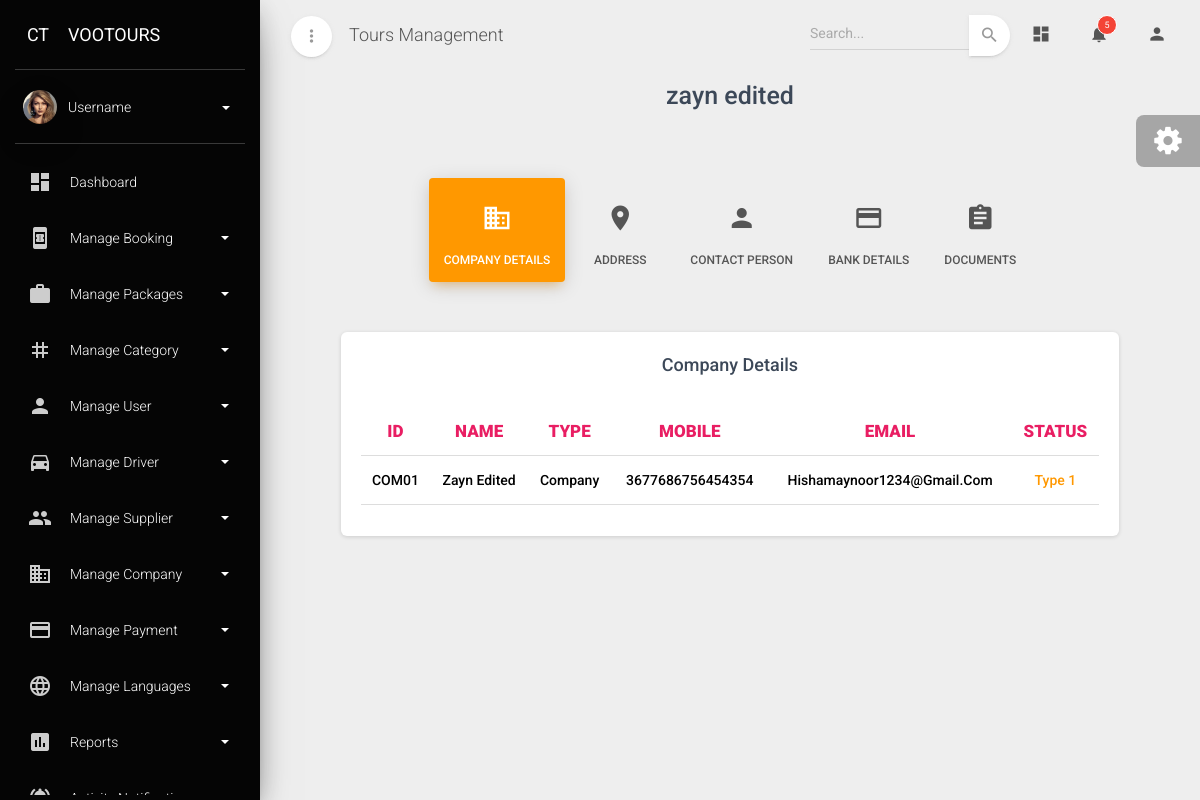
/companydetailsview/COM01/, run on an earlier commit of the app's database.
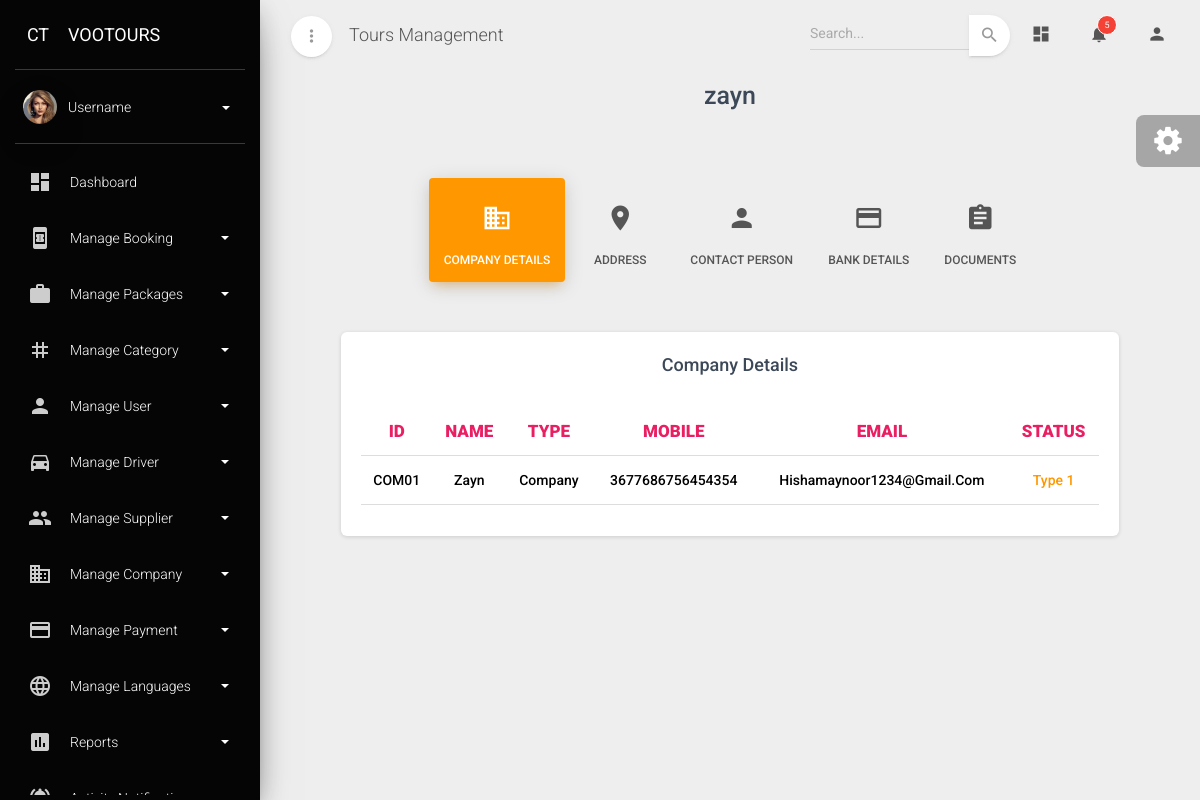
And on a later commit of the database.
### admin_dashboard/models.py (models this page shows, shortened)
class Company(models.Model):
    company_id=models.CharField(max_length=10,primary_key=True,editable=False)
    name=models.CharField(max_length=100)
    company_type=models.ForeignKey(Company_type,on_delete=models.CASCADE)
    tl_number=models.PositiveIntegerField()
    vat_number=models.PositiveIntegerField()
    address1=models.CharField(max_length=100)
    city1=models.CharField(max_length=100)
    state1=models.CharField(max_length=100)
    country1=models.CharField(max_length=100)
    pincode1=models.PositiveIntegerField()
    phone1=models.PositiveIntegerField()
    address2=models.CharField(max_length=100,blank=True,null=True)
    city2=models.CharField(max_length=100,blank=True,null=True)
    state2=models.CharField(max_length=100,blank=True,null=True)
    country2=models.CharField(max_length=100,blank=True,null=True)
    pincode2=models.PositiveIntegerField(blank=True,null=True)
    phone2=models.PositiveIntegerField(blank=True,null=True)
    mobile=models.PositiveIntegerField()
    email=models.EmailField()
    trade_license=models.FileField(upload_to='company_trade_license/')
    vat_certificate=models.FileField(upload_to='company_vat_cerificate/')
    account_name=models.CharField(max_length=200)
    bank_name=models.CharField(max_length=200)
    account_number=models.PositiveIntegerField()
    iban=models.CharField(max_length=200)
    swift=models.CharField(max_length=200)
    routing_number=models.PositiveIntegerField()
    branch=models.CharField(max_length=100)
    city=models.CharField(max_length=100)
    country=models.CharField(max_length=200)
    status=models.ForeignKey(Status_type,on_delete=models.CASCADE)

class Company_type(models.Model):
    type_name=models.CharField(max_length=100,unique=True)
    def __str__(self):
        return self.type_name

class Status_type(models.Model):
    status=models.CharField(max_length=100,unique=True)
    def __str__(self):
        return self.status

### admin_dashboard/views.py (the view)
# urls.py: path('companydetailsview/<str:pk>/',company_detail_view,name='company_details'),
def company_detail_view(request,pk):
    company=Company.objects.get(company_id=pk)
    contact=Company_contact_details.objects.filter(company=company)
    return render(request,'company_detailview.html',{'data':company,'contact':contact})

### admin_dashboard/templates/company_detailview.html (shortened to what the changed rows need)
{% extends "base.html" %}
{% block content %}
            <div class="row mt-5">
                <div class="col-md-10 ml-auto mr-auto">
                  <div class="page-categories">
                    <h3 class="title text-center font-weight-bold">{{data.name}}</h3>
                    <br />
                    <ul class="nav nav-pills nav-pills-warning nav-pills-icons justify-content-center mt-3" role="tablist">
                      <li class="nav-item">
                      </li>
                      <li class="nav-item">
                      </li>
                      <li class="nav-item">
                      </li>
                      <li class="nav-item">
                      </li>
                      <li class="nav-item">
                      </li>
                    </ul>
                    <div class="tab-content tab-space tab-subcategories">
                      <div class="tab-pane active" id="details">
                        <div class="card">
                            <div class="card-body">
                                <div class="table-responsive">
                                  <table class="table">
                                    <thead>
                                      <tr>
                                        <th class="text-center  text-rose" style="font-weight: 900;" >ID</th>
                                        <th class="text-center  text-rose" style="font-weight: 900;" >NAME</th>
                                        <th class="text-center  text-rose" style="font-weight: 900;" >TYPE</th>
                                        <th class="text-center  text-rose" style="font-weight: 900;" >MOBILE</th>
                                        <th class="text-center  text-rose" style="font-weight: 900;" >EMAIL</th>
                                        <th class="text-center  text-rose" style="font-weight: 900;" >STATUS</th>
                                      </tr>
                                    </thead>
                                    <tbody>
                                      <tr>
                                        <td class="text-center text-capitalize" style="font-weight: 500;">{{data.company_id}}</td>
                                        <td class="text-center text-capitalize" style="font-weight: 500;">{{data.name}}</td>
                                        <td class="text-center text-capitalize" style="font-weight: 500;">{{data.company_type}}</td>
                                        <td class="text-center text-capitalize" style="font-weight: 500;">{{data.mobile}}</td>
                                        <td class="text-center text-capitalize" style="font-weight: 500;">{{data.email}}</td>
                                        {% if data.status == "Active" %}
                                          <td class="text-center text-capitalize text-success" style="font-weight: 500;">{{data.status}}</td>
                                        {% elif data.status == "Inactive" %}
                                          <td class="text-center text-capitalize text-priamry" style="font-weight: 500;">{{data.status}}</td>
                                        {% else %}
                                          <td class="text-center text-capitalize text-warning" style="font-weight: 500;">{{data.status}}</td>
                                        {% endif %}
                                      </tr>
                                    </tbody>
                                  </table>
                                </div>
                              </div>
                          </div>
                      </div>
                    </div>
                  </div>
                </div>
              </div>
        </div>
{% endblock content %}

What changed in the data, as far as the page shows it:
changed Company "COM01": name "zayn edited" → "zayn"; name "Zayn Edited" → "Zayn"
